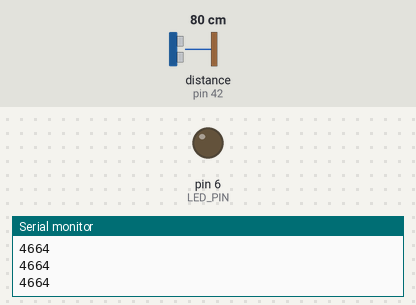
Bench run of a sketch on a simulated Arduino Mega 2560, built with avr-gcc and run on an emulated ATmega2560. Shown: output pins drawn as LEDs (lit = HIGH), the last lines printed to the serial monitor. Dashed ring = blinking. The test bench sets the inputs (shaded band); at power-on: distance to the obstacle (sensor on pin 42) 80 cm. The echo pulse lasts 58.3 µs per cm; pins used as bus, display or sensor lines are not drawn.

Above: at 1.2 s.
1.3 s: distance to the obstacle (sensor on pin 42) set to 60 cm
4.3 s: distance to the obstacle (sensor on pin 42) set to 250 cm
At 5.3 s:
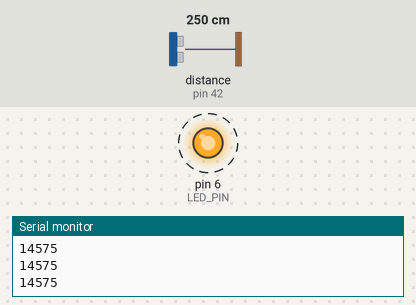
Timing chart, 0 to 68.8 s (numbered marks = the images above; inputs shaded):
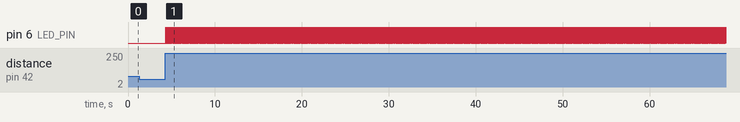

Measured:
- by itself, pin 6 (LED_PIN): alternates HIGH for 0.02 s and LOW for 0.03 s

The sketch:

distance_hcsr04_driver.ino
```cpp
#include <NewPing.h>

#define POWER_PIN 41 // Pin supplying power to sensor
#define PING_PIN 42  // Arduino pin tied to both trigger and echo pins on the ultrasonic sensor.
#define GND_PIN 44 // Pin supplying ground for sensor
#define LED_PIN 6
#define MAX_DISTANCE 400 // Maximum distance we want to ping for (in centimeters).
                         // Maximum sensor distance is rated at 400-500cm.

NewPing sonar(PING_PIN, PING_PIN, MAX_DISTANCE); // NewPing setup of pin and maximum distance.
unsigned int last_reading = 0;

void setup() {
  Serial.begin(57600); // Open serial monitor at 115200 baud to see ping results.
  pinMode(LED_PIN, OUTPUT);
  // Power up the sensor.
  pinMode(POWER_PIN, OUTPUT);
  pinMode(GND_PIN, OUTPUT);
  digitalWrite(POWER_PIN, HIGH);
  digitalWrite(GND_PIN, LOW);
}

void loop() {
  // Rate limiting.
  delay(30);

  // Send ping, get ping time in microseconds (uS).
  // (0 means no echo or beyond max distance)
  digitalWrite(LED_PIN, last_reading > 0);
  last_reading = sonar.ping();
  serial_print(last_reading);
  digitalWrite(LED_PIN, LOW);
}

void serial_print(unsigned int uS) {
  Serial.print(uS);
  Serial.print("\n");
}
```
